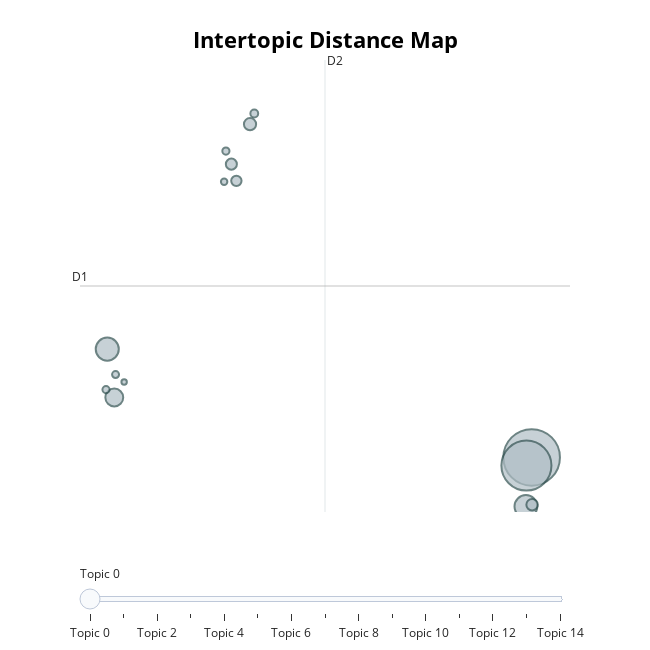

The notebook cell saved with this chart:
### Code cell
topic_model.visualize_topics()

### Figure 1 — Plotly figure (JSON) as saved in the notebook; plotly's stock layout.template omitted (floating-point values rounded to 4 significant figures)
{"data": [{"customdata": [[0, "chips | bars | snack | sauce | cereal", 1311], [1, "tea | coffee | drink | cup | water", 1027], [2, "cookies | cookie | cake | pancakes | flour", 218], [3, "dog | cat | treats | dogs | cats", 213], [4, "stevia | sugar | syrup | maple | candy", 131], [5, "licorice | salt | sea | pomegranate | table", 61], [6, "baby | earth | stool | jars | babies", 54], [7, "popcorn | theater | movie | popper | kernels", 50], [8, "00 | 50 | 99 | pay | 95", 44], [9, "sardines | tuna | skinless | mercury | sardine", 25], [10, "curry | indian | paste | tahini | chicken", 21], [11, "honey | ants | raw | jars | hives", 21], [12, "oatmeal | oats | supervisor | oat | mcdougall", 20], [13, "plant | dead | soil | audrey | arrival", 17], [14, "mic | icicle | recording | signal | plug", 12]], "hovertemplate": "<b>Topic %{customdata[0]}</b><br>%{customdata[1]}<br>Size: %{customdata[2]}", "legendgroup": "", "marker": {"color": "#B0BEC5", "line": {"color": "DarkSlateGrey", "width": 2}, "size": [1311, 1027, 218, 213, 131, 61, 54, 50, 44, 25, 21, 21, 20, 17, 12], "sizemode": "area", "sizeref": 0.8194, "symbol": "circle"}, "mode": "markers", "name": "", "orientation": "v", "showlegend": false, "type": "scatter", "x": [13.35, 13.08, -9.118, 13.05, -8.745, -1.558, 13.38, -2.546, -2.281, -1.333, -2.835, -9.183, -8.677, -2.929, -8.224], "xaxis": "x", "y": [0.2721, 0.09531, 2.618, -0.7913, 1.569, 7.489, -0.7512, 6.623, 6.261, 7.72, 6.905, 1.74, 2.066, 6.24, 1.905], "yaxis": "y"}], "layout": {"annotations": [{"showarrow": false, "text": "D1", "x": -10.56, "y": 3.984, "yshift": 10}, {"showarrow": false, "text": "D2", "x": 2.411, "xshift": 10, "y": 8.878}], "height": 650, "hoverlabel": {"bgcolor": "white", "font": {"family": "Rockwell", "size": 16}}, "legend": {"itemsizing": "constant", "tracegroupgap": 0}, "margin": {"t": 60}, "shapes": [{"line": {"color": "#CFD8DC", "width": 2}, "type": "line", "x0": 2.411, "x1": 2.411, "y0": -0.91, "y1": 8.878}, {"line": {"color": "#9E9E9E", "width": 2}, "type": "line", "x0": -10.56, "x1": 15.38, "y0": 3.984, "y1": 3.984}], "sliders": [{"active": 0, "pad": {"t": 50}, "steps": [{"args": [{"marker.color": [["red", "#B0BEC5", "#B0BEC5", "#B0BEC5", "#B0BEC5", "#B0BEC5", "#B0BEC5", "#B0BEC5", "#B0BEC5", "#B0BEC5", "#B0BEC5", "#B0BEC5", "#B0BEC5", "#B0BEC5", "#B0BEC5"]]}], "label": "Topic 0", "method": "update"}, {"args": [{"marker.color": [["#B0BEC5", "red", "#B0BEC5", "#B0BEC5", "#B0BEC5", "#B0BEC5", "#B0BEC5", "#B0BEC5", "#B0BEC5", "#B0BEC5", "#B0BEC5", "#B0BEC5", "#B0BEC5", "#B0BEC5", "#B0BEC5"]]}], "label": "Topic 1", "method": "update"}, {"args": [{"marker.color": [["#B0BEC5", "#B0BEC5", "red", "#B0BEC5", "#B0BEC5", "#B0BEC5", "#B0BEC5", "#B0BEC5", "#B0BEC5", "#B0BEC5", "#B0BEC5", "#B0BEC5", "#B0BEC5", "#B0BEC5", "#B0BEC5"]]}], "label": "Topic 2", "method": "update"}, {"args": [{"marker.color": [["#B0BEC5", "#B0BEC5", "#B0BEC5", "red", "#B0BEC5", "#B0BEC5", "#B0BEC5", "#B0BEC5", "#B0BEC5", "#B0BEC5", "#B0BEC5", "#B0BEC5", "#B0BEC5", "#B0BEC5", "#B0BEC5"]]}], "label": "Topic 3", "method": "update"}, {"args": [{"marker.color": [["#B0BEC5", "#B0BEC5", "#B0BEC5", "#B0BEC5", "red", "#B0BEC5", "#B0BEC5", "#B0BEC5", "#B0BEC5", "#B0BEC5", "#B0BEC5", "#B0BEC5", "#B0BEC5", "#B0BEC5", "#B0BEC5"]]}], "label": "Topic 4", "method": "update"}, {"args": [{"marker.color": [["#B0BEC5", "#B0BEC5", "#B0BEC5", "#B0BEC5", "#B0BEC5", "red", "#B0BEC5", "#B0BEC5", "#B0BEC5", "#B0BEC5", "#B0BEC5", "#B0BEC5", "#B0BEC5", "#B0BEC5", "#B0BEC5"]]}], "label": "Topic 5", "method": "update"}, {"args": [{"marker.color": [["#B0BEC5", "#B0BEC5", "#B0BEC5", "#B0BEC5", "#B0BEC5", "#B0BEC5", "red", "#B0BEC5", "#B0BEC5", "#B0BEC5", "#B0BEC5", "#B0BEC5", "#B0BEC5", "#B0BEC5", "#B0BEC5"]]}], "label": "Topic 6", "method": "update"}, {"args": [{"marker.color": [["#B0BEC5", "#B0BEC5", "#B0BEC5", "#B0BEC5", "#B0BEC5", "#B0BEC5", "#B0BEC5", "red", "#B0BEC5", "#B0BEC5", "#B0BEC5", "#B0BEC5", "#B0BEC5", "#B0BEC5", "#B0BEC5"]]}], "label": "Topic 7", "method": "update"}, {"args": [{"marker.color": [["#B0BEC5", "#B0BEC5", "#B0BEC5", "#B0BEC5", "#B0BEC5", "#B0BEC5", "#B0BEC5", "#B0BEC5", "red", "#B0BEC5", "#B0BEC5", "#B0BEC5", "#B0BEC5", "#B0BEC5", "#B0BEC5"]]}], "label": "Topic 8", "method": "update"}, {"args": [{"marker.color": [["#B0BEC5", "#B0BEC5", "#B0BEC5", "#B0BEC5", "#B0BEC5", "#B0BEC5", "#B0BEC5", "#B0BEC5", "#B0BEC5", "red", "#B0BEC5", "#B0BEC5", "#B0BEC5", "#B0BEC5", "#B0BEC5"]]}], "label": "Topic 9", "method": "update"}, {"args": [{"marker.color": [["#B0BEC5", "#B0BEC5", "#B0BEC5", "#B0BEC5", "#B0BEC5", "#B0BEC5", "#B0BEC5", "#B0BEC5", "#B0BEC5", "#B0BEC5", "red", "#B0BEC5", "#B0BEC5", "#B0BEC5", "#B0BEC5"]]}], "label": "Topic 10", "method": "update"}, {"args": [{"marker.color": [["#B0BEC5", "#B0BEC5", "#B0BEC5", "#B0BEC5", "#B0BEC5", "#B0BEC5", "#B0BEC5", "#B0BEC5", "#B0BEC5", "#B0BEC5", "#B0BEC5", "red", "#B0BEC5", "#B0BEC5", "#B0BEC5"]]}], "label": "Topic 11", "method": "update"}, {"args": [{"marker.color": [["#B0BEC5", "#B0BEC5", "#B0BEC5", "#B0BEC5", "#B0BEC5", "#B0BEC5", "#B0BEC5", "#B0BEC5", "#B0BEC5", "#B0BEC5", "#B0BEC5", "#B0BEC5", "red", "#B0BEC5", "#B0BEC5"]]}], "label": "Topic 12", "method": "update"}, {"args": [{"marker.color": [["#B0BEC5", "#B0BEC5", "#B0BEC5", "#B0BEC5", "#B0BEC5", "#B0BEC5", "#B0BEC5", "#B0BEC5", "#B0BEC5", "#B0BEC5", "#B0BEC5", "#B0BEC5", "#B0BEC5", "red", "#B0BEC5"]]}], "label": "Topic 13", "method": "update"}, {"args": [{"marker.color": [["#B0BEC5", "#B0BEC5", "#B0BEC5", "#B0BEC5", "#B0BEC5", "#B0BEC5", "#B0BEC5", "#B0BEC5", "#B0BEC5", "#B0BEC5", "#B0BEC5", "#B0BEC5", "#B0BEC5", "#B0BEC5", "red"]]}], "label": "Topic 14", "method": "update"}]}], "title": {"font": {"color": "Black", "size": 22}, "text": "<b>Intertopic Distance Map</b>", "x": 0.5, "xanchor": "center", "y": 0.95, "yanchor": "top"}, "width": 650, "xaxis": {"anchor": "y", "domain": [0, 1], "range": [-10.56, 15.38], "title": {"text": ""}, "visible": false}, "yaxis": {"anchor": "x", "domain": [0, 1], "range": [-0.91, 8.878], "title": {"text": ""}, "visible": false}}}
